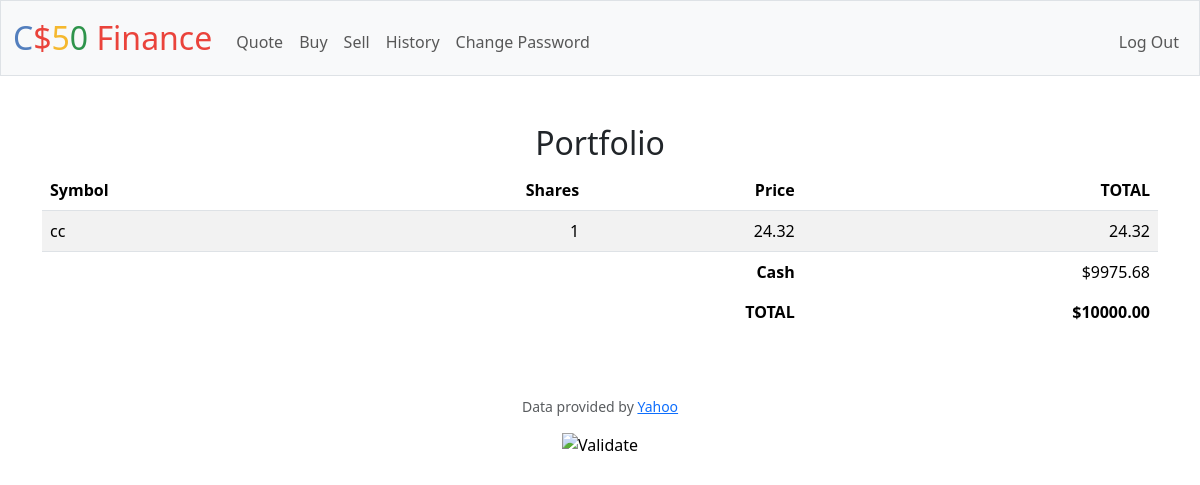
/ (signed in), run on the app's committed database.
### tables this page shows
CREATE TABLE portfolio (
        user_id INTEGER,
        symbol TEXT,
        shares INTEGER,
        price NUMERIC,
        total NUMERIC,
        timestamp TIMESTAMP DEFAULT CURRENT_TIMESTAMP,
        FOREIGN KEY(user_id) REFERENCES users(id)
    );

### app.py (the view)
@app.route("/")
@login_required
def index():
    print("jjindex_portfolio222")
    db.execute('''
    CREATE TABLE IF NOT EXISTS portfolio (
        user_id INTEGER,
        symbol TEXT,
        shares INTEGER,
        price NUMERIC,
        total NUMERIC,
        timestamp TIMESTAMP DEFAULT CURRENT_TIMESTAMP,
        FOREIGN KEY(user_id) REFERENCES users(id)
    );
    ''')
    user_id = session.get("user_id")
    portfolio = db.execute("""
        SELECT symbol, SUM(shares) AS shares, price, ROUND(SUM(total), 2) AS total
        FROM portfolio
        WHERE user_id = ?
        GROUP BY symbol
    """, user_id)
    user = db.execute("SELECT cash FROM users WHERE id = ?", user_id)
    cash = user[0]['cash'] if user else 0
    total_portfolio_value = sum([item['total'] for item in portfolio]) + cash
    return render_template('index.html', portfolio=portfolio, cash=round(cash,2), total=round(total_portfolio_value, 2))

### app.py (called while the page is built)
@app.after_request
def after_request(response):
    response.headers["Cache-Control"] = "no-cache, no-store, must-revalidate"
    response.headers["Expires"] = 0
    response.headers["Pragma"] = "no-cache"
    return response

### helpers.py (called while the page is built)
def login_required(f):
    @wraps(f)
    def decorated_function(*args, **kwargs):
        if session.get("user_id") is None:
            return redirect("/login")
        return f(*args, **kwargs)
    return decorated_function

### templates/index.html (shortened to what this page needs)
{% extends "layout.html" %}
{% block main %}
<h2>Portfolio</h2>
<table class="table table-striped">
    <thead>
        <tr>
            <th class="text-start">Symbol</th>
            <th class="text-end">Shares</th>
            <th class="text-end">Price</th>
            <th class="text-end">TOTAL</th>
        </tr>
    </thead>
    <tbody>
        {% for value in portfolio %}
        <tr>
            <td class="text-start">{{ value.symbol }}</td>
            <td class="text-end">{{ value.shares }}</td>
            <td class="text-end">{{ value.price }}</td>
            <td class="text-end">{{ "%.2f"|format(value.total) }}</td>
        </tr>
        {% endfor %}
    </tbody>
    <tfoot>
        <tr>
            <td class="border-0 fw-bold text-end" colspan="3">Cash</td>
            <td class="border-0 text-end">${{ "%.2f"|format(cash) }}</td>
        </tr>
        <tr>
            <td class="border-0 fw-bold text-end" colspan="3">TOTAL</td>
            <td class="border-0 fw-bold text-end">${{ "%.2f"|format(total) }}</td>
        </tr>
    </tfoot>
</table>
{% endblock %}

### data on the page
portfolio: symbol "cc", shares "1", price "24.32", total "24.32"

### other printed values
{{ "%.2f"|format(cash) }} "9975.68"
{{ "%.2f"|format(total) }} "10000.00"
